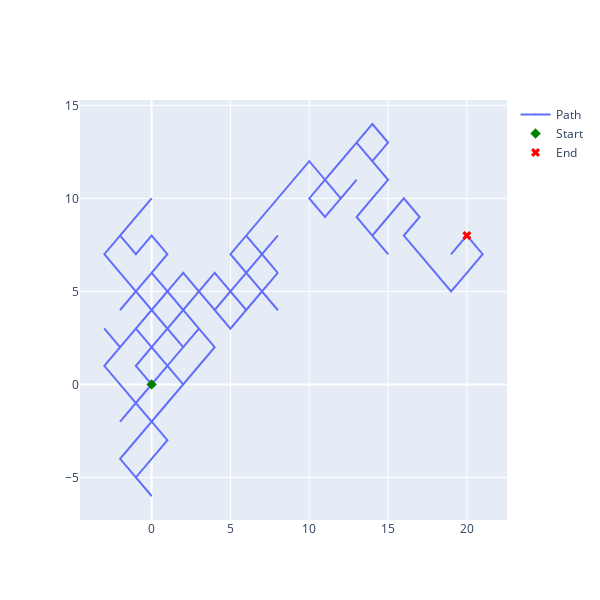

The cell this chart's notebook holds for it:
### Markdown cell above
#### Q1 -- 2D Random Walk

### Code cell
# One 200-step 2D random walk starting at (0, 0) with (a, m) = (572, 16381)
path = random_walk(ndim=2, steps=200, movement="grid", sampling="uniform", a=572, m=16381)
rw_plot(path)

### Figure 1 — Plotly figure (JSON) as saved in the notebook; plotly's stock layout.template omitted (floating-point values rounded to 4 significant figures; data arrays with more than 128 entries replaced by an {"elided": "..."} marker saying what was removed)
{"data": [{"marker": {"opacity": 0.8, "size": 1}, "mode": "lines+markers", "name": "Path", "type": "scatter", "x": {"elided": "201 int values"}, "y": {"elided": "201 int values"}}, {"marker": {"color": "green", "size": 8, "symbol": "diamond"}, "mode": "markers", "name": "Start", "type": "scatter", "x": [0], "y": [0]}, {"marker": {"color": "red", "size": 8, "symbol": "x"}, "mode": "markers", "name": "End", "type": "scatter", "x": [20], "y": [8]}], "layout": {"height": 600, "scene": {"xaxis": {"title": {"text": "X"}}, "yaxis": {"title": {"text": "Y"}}}, "width": 600}}
